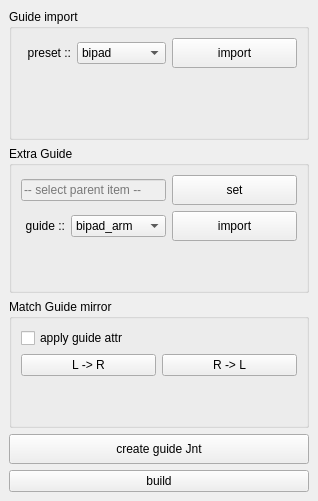
    <widget class="QFrame" name="guide_F">
     <property name="minimumSize">
      <size>
       <width>318</width>
       <height>0</height>
      </size>
     </property>
     <property name="maximumSize">
      <size>
       <width>318</width>
       <height>16777215</height>
      </size>
     </property>
     <layout class="QVBoxLayout" name="verticalLayout_4">
      <property name="leftMargin">
       <number>9</number>
      </property>
      <property name="topMargin">
       <number>9</number>
      </property>
      <property name="rightMargin">
       <number>9</number>
      </property>
      <property name="bottomMargin">
       <number>9</number>
      </property>
      <item>
       <widget class="QGroupBox" name="import_main_guide_Gb">
        <property name="minimumSize">
         <size>
          <width>300</width>
          <height>0</height>
         </size>
        </property>
        <property name="maximumSize">
         <size>
          <width>300</width>
          <height>16777215</height>
         </size>
        </property>
        <property name="title">
         <string>Guide import</string>
        </property>
        <layout class="QVBoxLayout" name="verticalLayout">
         <item>
          <layout class="QHBoxLayout" name="import_main_guide_H">
           <item>
            <widget class="QLabel" name="label">
             <property name="minimumSize">
              <size>
               <width>50</width>
               <height>0</height>
              </size>
             </property>
             <property name="maximumSize">
              <size>
               <width>50</width>
               <height>16777215</height>
              </size>
             </property>
             <property name="text">
              <string>preset ::</string>
             </property>
             <property name="alignment">
              <set>Qt::AlignmentFlag::AlignRight|Qt::AlignmentFlag::AlignTrailing|Qt::AlignmentFlag::AlignVCenter</set>
             </property>
            </widget>
           </item>
           <item>
            <widget class="QComboBox" name="main_guide_Cbb">
             <property name="minimumSize">
              <size>
               <width>0</width>
               <height>0</height>
              </size>
             </property>
             <item>
              <property name="text">
               <string>bipad</string>
              </property>
             </item>
             <item>
              <property name="text">
               <string>quad</string>
              </property>
             </item>
            </widget>
           </item>
           <item>
            <widget class="QPushButton" name="import_main_guide_Btn">
             <property name="minimumSize">
              <size>
               <width>125</width>
               <height>30</height>
              </size>
             </property>
             <property name="maximumSize">
              <size>
               <width>100</width>
               <height>16777215</height>
              </size>
             </property>
             <property name="text">
              <string>import</string>
             </property>
            </widget>
           </item>
          </layout>
         </item>
         <item>
          <layout class="QHBoxLayout" name="create_main_guideJnt_H">
           <item>
            <spacer name="horizontalSpacer_2">
             <property name="orientation">
              <enum>Qt::Orientation::Horizontal</enum>
             </property>
             <property name="sizeHint" stdset="0">
              <size>
               <width>40</width>
               <height>20</height>
              </size>
             </property>
            </spacer>
           </item>
          </layout>
         </item>
         <item>
          <spacer name="verticalSpacer">
           <property name="orientation">
            <enum>Qt::Orientation::Vertical</enum>
           </property>
           <property name="sizeHint" stdset="0">
            <size>
             <width>20</width>
             <height>40</height>
            </size>
           </property>
          </spacer>
         </item>
        </layout>
       </widget>
      </item>
      <item>
       <widget class="QGroupBox" name="import_extra_guide_Gb">
        <property name="minimumSize">
         <size>
          <width>300</width>
          <height>0</height>
         </size>
        </property>
        <property name="maximumSize">
         <size>
          <width>300</width>
          <height>16777215</height>
         </size>
        </property>
        <property name="title">
         <string>Extra Guide</string>
        </property>
        <layout class="QVBoxLayout" name="verticalLayout_3">
         <item>
          <layout class="QHBoxLayout" name="set_guideParent_H">
           <item>
            <widget class="QLineEdit" name="set_guideParent_Le">
             <property name="enabled">
              <bool>false</bool>
             </property>
             <property name="placeholderText">
              <string>-- select parent item -- </string>
             </property>
            </widget>
           </item>
           <item>
            <widget class="QPushButton" name="set_guideParent_Btn">
             <property name="minimumSize">
              <size>
               <width>125</width>
               <height>30</height>
              </size>
             </property>
             <property name="maximumSize">
              <size>
               <width>100</width>
               <height>16777215</height>
              </size>
             </property>
             <property name="text">
              <string>set</string>
             </property>
            </widget>
           </item>
          </layout>
         </item>
         <item>
          <layout class="QHBoxLayout" name="extra_guide_H">
           <item>
            <widget class="QLabel" name="label_2">
             <property name="text">
              <string>guide ::</string>
             </property>
             <property name="alignment">
              <set>Qt::AlignmentFlag::AlignRight|Qt::AlignmentFlag::AlignTrailing|Qt::AlignmentFlag::AlignVCenter</set>
             </property>
            </widget>
           </item>
           <item>
            <widget class="QComboBox" name="extra_guide_Cbb">
             <property name="minimumSize">
              <size>
               <width>75</width>
               <height>0</height>
              </size>
             </property>
             <item>
              <property name="text">
               <string>bipad_arm</string>
              </property>
             </item>
             <item>
              <property name="text">
               <string>bipad_hand</string>
              </property>
             </item>
             <item>
              <property name="text">
               <string>bipad_leg</string>
              </property>
             </item>
             <item>
              <property name="text">
               <string>quad_arm</string>
              </property>
             </item>
             <item>
              <property name="text">
               <string>quad_leg</string>
              </property>
             </item>
             <item>
              <property name="text">
               <string>quad_tail</string>
              </property>
             </item>
            </widget>
           </item>
           <item>
            <widget class="QPushButton" name="import_extra_guide_Btn">
             <property name="minimumSize">
              <size>
               <width>125</width>
               <height>30</height>
              </size>
             </property>
             <property name="maximumSize">
              <size>
               <width>100</width>
               <height>16777215</height>
              </size>
             </property>
             <property name="text">
              <string>import</string>
             </property>
            </widget>
           </item>
          </layout>
         </item>
         <item>
          <spacer name="verticalSpacer_3">
           <property name="orientation">
            <enum>Qt::Orientation::Vertical</enum>
           </property>
           <property name="sizeHint" stdset="0">
            <size>
             <width>20</width>
             <height>40</height>
            </size>
           </property>
          </spacer>
         </item>
        </layout>
       </widget>
      </item>
      <item>
       <widget class="QGroupBox" name="match_Option_Gb">
        <property name="minimumSize">
         <size>
          <width>300</width>
          <height>0</height>
         </size>
        </property>
        <property name="maximumSize">
         <size>
          <width>300</width>
          <height>16777215</height>
         </size>
        </property>
        <property name="title">
         <string>Match Guide mirror</string>
        </property>
        <layout class="QVBoxLayout" name="verticalLayout_2">
         <item>
          <layout class="QHBoxLayout" name="match_attrOption_H">
           <item>
            <widget class="QCheckBox" name="match_attrOption_Chb">
             <property name="text">
              <string>apply guide attr</string>
             </property>
            </widget>
           </item>
           <item>
            <spacer name="horizontalSpacer">
             <property name="orientation">
              <enum>Qt::Orientation::Horizontal</enum>
             </property>
             <property name="sizeHint" stdset="0">
              <size>
               <width>40</width>
               <height>20</height>
              </size>
             </property>
            </spacer>
           </item>
          </layout>
         </item>
         <item>
          <layout class="QHBoxLayout" name="match_guide_H">
           <item>
            <widget class="QPushButton" name="match_ToLeft_FromRight_Btn">
             <property name="text">
              <string>L -&gt; R</string>
             </property>
            </widget>
           </item>
           <item>
            <widget class="QPushButton" name="match_ToRight_FromLeft_Btn">
             <property name="text">
              <string>R -&gt; L</string>
             </property>
            </widget>
           </item>
          </layout>
         </item>
         <item>
          <spacer name="verticalSpacer_2">
           <property name="orientation">
            <enum>Qt::Orientation::Vertical</enum>
           </property>
           <property name="sizeHint" stdset="0">
            <size>
             <width>20</width>
             <height>40</height>
            </size>
           </property>
          </spacer>
         </item>
        </layout>
       </widget>
      </item>
      <item>
       <widget class="QPushButton" name="create_main_guideJnt_Btn">
        <property name="minimumSize">
         <size>
          <width>0</width>
          <height>30</height>
         </size>
        </property>
        <property name="maximumSize">
         <size>
          <width>16777215</width>
          <height>16777215</height>
         </size>
        </property>
        <property name="text">
         <string>create guide Jnt</string>
        </property>
       </widget>
      </item>
      <item>
       <widget class="QPushButton" name="build_Btn">
        <property name="text">
         <string>build</string>
        </property>
       </widget>
      </item>
     </layout>
    </widget>
